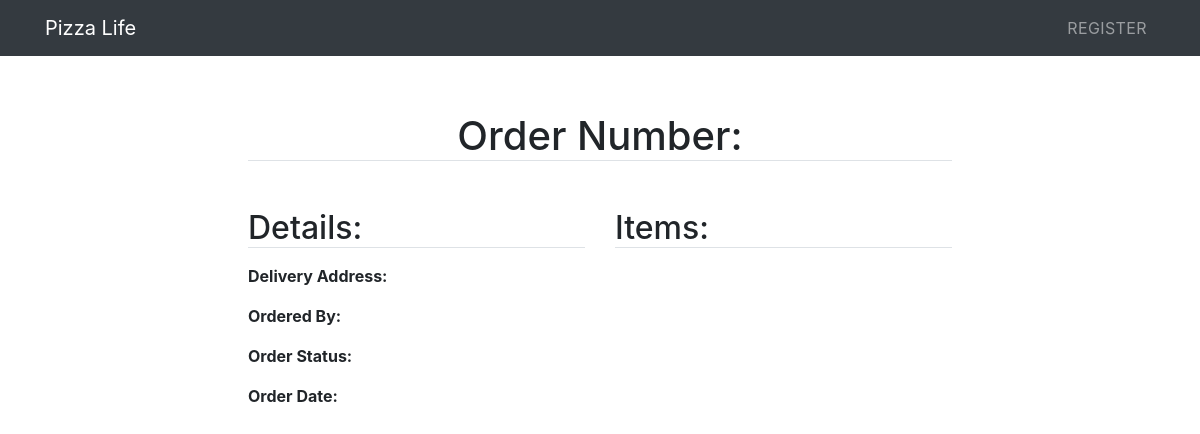
The app's page /orders/10/, older data.
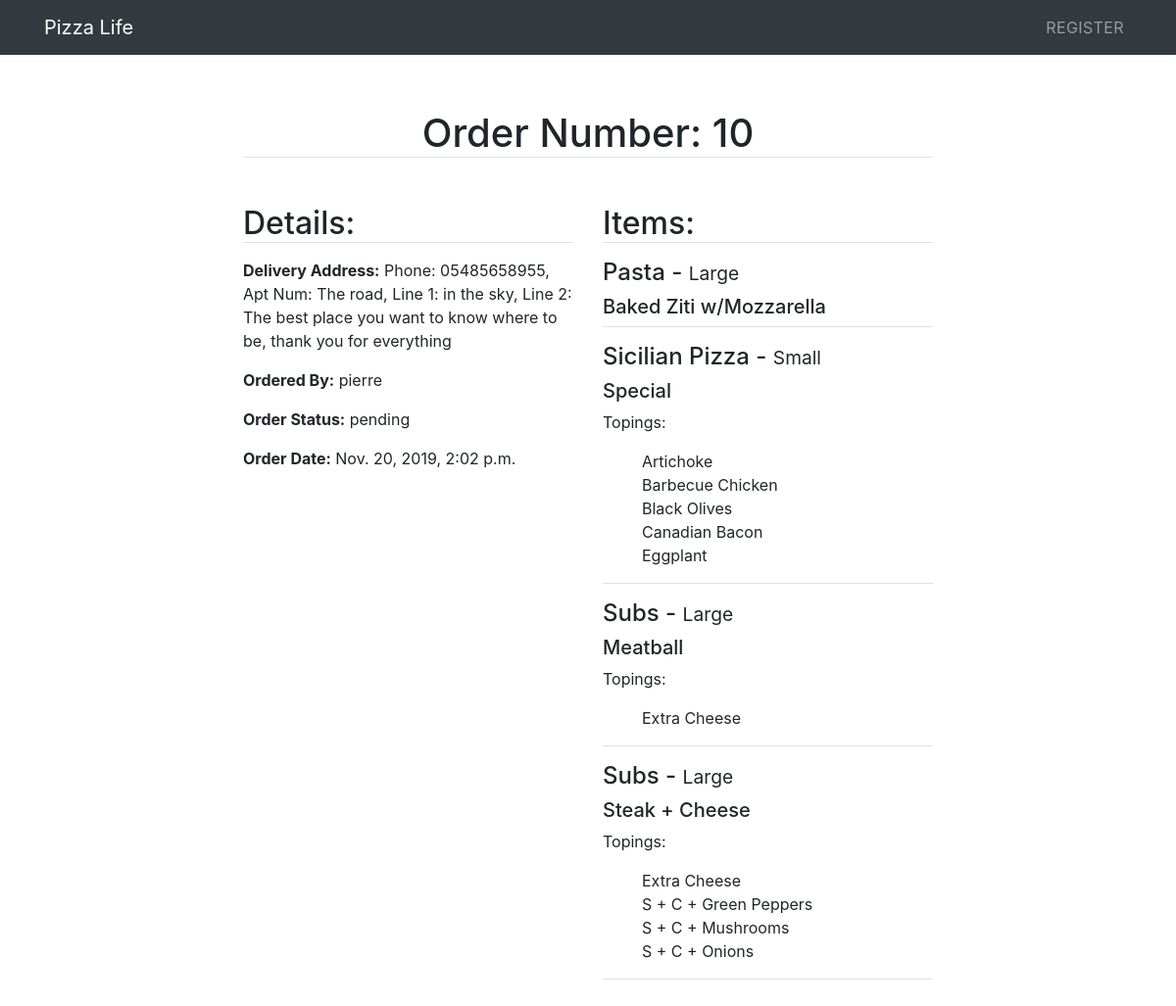
The same page, newer data.
### orders/models.py (models this page shows, shortened)
class Order(models.Model):
    user = models.ForeignKey(User, on_delete=models.CASCADE)
    address = models.CharField(max_length=255)
    time = models.DateTimeField(auto_now_add=True)
    OPTIONS = (
        ('pending', 'pending'),
        ('completed', 'completed'),
    )
    status = models.CharField(max_length=255, choices=OPTIONS)

class Item(models.Model):
    order = models.ForeignKey(Order, on_delete=models.CASCADE)
    name = models.CharField(max_length=255)
    category = models.CharField(max_length=255)
    size = models.CharField(max_length=255)
    topping_1 = models.CharField(max_length=255, blank=True, null=True)
    topping_2 = models.CharField(max_length=255, blank=True, null=True)
    topping_3 = models.CharField(max_length=255, blank=True, null=True)
    topping_4 = models.CharField(max_length=255, blank=True, null=True)
    topping_5 = models.CharField(max_length=255, blank=True, null=True)

### orders/views.py (the view)
# urls.py: path('<str:pk>/', views.order_detail, name='order_detail')
def order_detail(request, pk):
    context = {
        'order': Order.objects.filter(pk=pk).first(),
        'items': Item.objects.filter(order__pk=pk).all()
    }
    return render(request, 'orders/order_detail.html', context)

### orders/templates/orders/order_detail.html (shortened to what this page needs)
{% extends 'main/base.html' %}
{% block main %}
    <div class="col-md-8 p-5">
            <h1 class="border-bottom text-center mb-5">Order Number: {{ order.id }}</h1>
        <div class="row">
            <div class="col-md-6">
                <h2 class="border-bottom mb-3">Details:</h2>
                <p><b>Delivery Address:</b> {{ order.address }}</p>
                <p><b>Ordered By:</b> {{ order.user }}</p>
                <p><b>Order Status:</b> {{ order.status }}</p>
                <p><b>Order Date:</b> {{ order.time }}</p>
            </div>
            <div class="col-md-6">
                <h2 class="border-bottom mb-3">Items:</h2>
                    {% for item in items %}
                    <div class="border-bottom p3 mb-3">
                        <h4>{{ item.category }} - <small>{{ item.size }}</small></4>
                        <h5>{{ item.name }}</h5>
                        {% if item.topping_1 %}
                        <p>Topings:</p>
                        <ul>
                                <li>{{ item.topping_1 }}</li>
                            {% endif %}
                            {% if item.topping_2 %}
                                <li>{{ item.topping_2 }}</li>
                            {% endif %}
                            {% if item.topping_3 %}
                                <li>{{ item.topping_3 }}</li>
                            {% endif %}
                            {% if item.topping_4 %}
                                <li>{{ item.topping_4 }}</li>
                            {% endif %}
                            {% if item.topping_5 %}
                                <li>{{ item.topping_5 }}</li>
                            {% endif %}
                        </ul>
                    </div>
                    {% endfor %}
            </div>
        </div>
    </div>
{% endblock main %}

### products/templates/main/base.html (shortened to what this page needs)
{% load static %}
<!DOCTYPE html>
<html lang="en">
<head>
    <link rel="stylesheet" href="{% static 'main/css/bootstrap.css' %}">
    <link rel="stylesheet" href="{% static 'main/css/main.css' %}">
</head>
<body>
    <header>
        <nav class="navbar navbar-expand-lg navbar-dark bg-dark">
            <div class="container">
                <a class="navbar-brand" href="{% url 'products_menu' %}">Pizza Life</a>
                <div class="collapse navbar-collapse " id="navbarNav">
                    <ul class="navbar-nav ml-auto">
                    {% if user.is_authenticated %}
                        <li class="nav-item">
                            <a class="nav-link" href="{% url 'profile' %}">Profile</a>
                        </li>
                        <li class="nav-item">
                            <a class="nav-link" href="{% url 'logout' %}">Logout</a>
                        </li>
                        <li class="nav-item">
                            <a class="nav-link" href="">{{ user.username }}</a>
                        </li>
                    {% else %}
                        <li class="nav-item">
                            <a class="nav-link" href="{% url 'register' %}">Register</a>
                        </li>
                    {% endif %}
                    </ul>
                </div>
            </div>
        </nav>
    </header>
    <main class="container-fluid mt-2 mb-5">
        <div class="row justify-content-center">
            {% block main %}{% endblock main %}
        </div>
    </main>
</body>
</html>

### products/static/main/css/main.css (style rules this page uses)
body { background-color: #fff; line-height: 1.5; }
.navbar .nav-link { text-transform: uppercase; font-size: 16px; letter-spacing: 0.4px; }
li, #toppings-list, #chosen-toppings-list { list-style: none; padding: 0px; }

Row changes from the older to the newer data that the page shows:
added Order: id "10", address "Phone: 05485658955, Apt Num: The road, Line 1: in the sky, Line 2: The best place you want to know where to be, thank you for everything", user "pierre", status "pending", time "Nov. 20, 2019, 2:02 p.m."
added Item: category "Pasta", size "Large", name "Baked Ziti w/Mozzarella"
added Item: category "Sicilian Pizza", size "Small", name "Special", topping_1 "Artichoke", topping_2 "Barbecue Chicken", topping_3 "Black Olives", topping_4 "Canadian Bacon", topping_5 "Eggplant"
added Item: category "Subs", size "Large", name "Meatball", topping_1 "Extra Cheese"
added Item: category "Subs", size "Large", name "Steak + Cheese", topping_1 "Extra Cheese", topping_2 "S + C + Green Peppers", topping_3 "S + C + Mushrooms", topping_4 "S + C + Onions"
